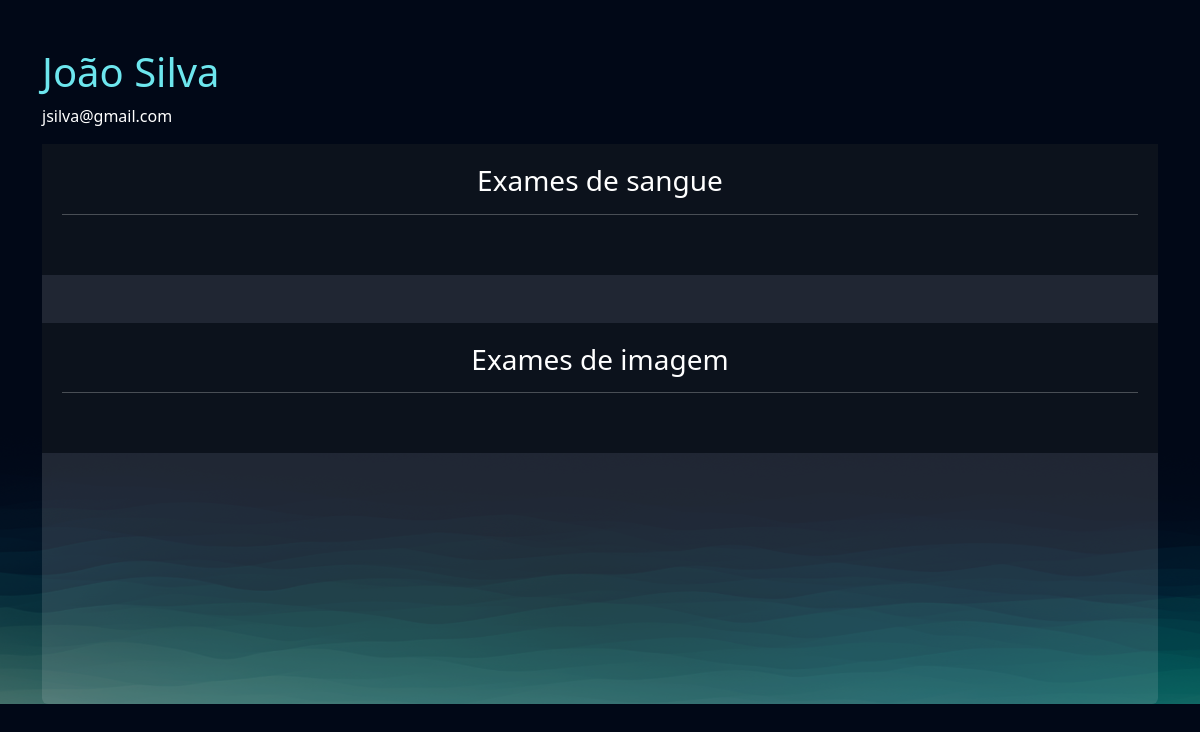
Page /empresarial/cliente/2 (signed in) on the earlier database version.
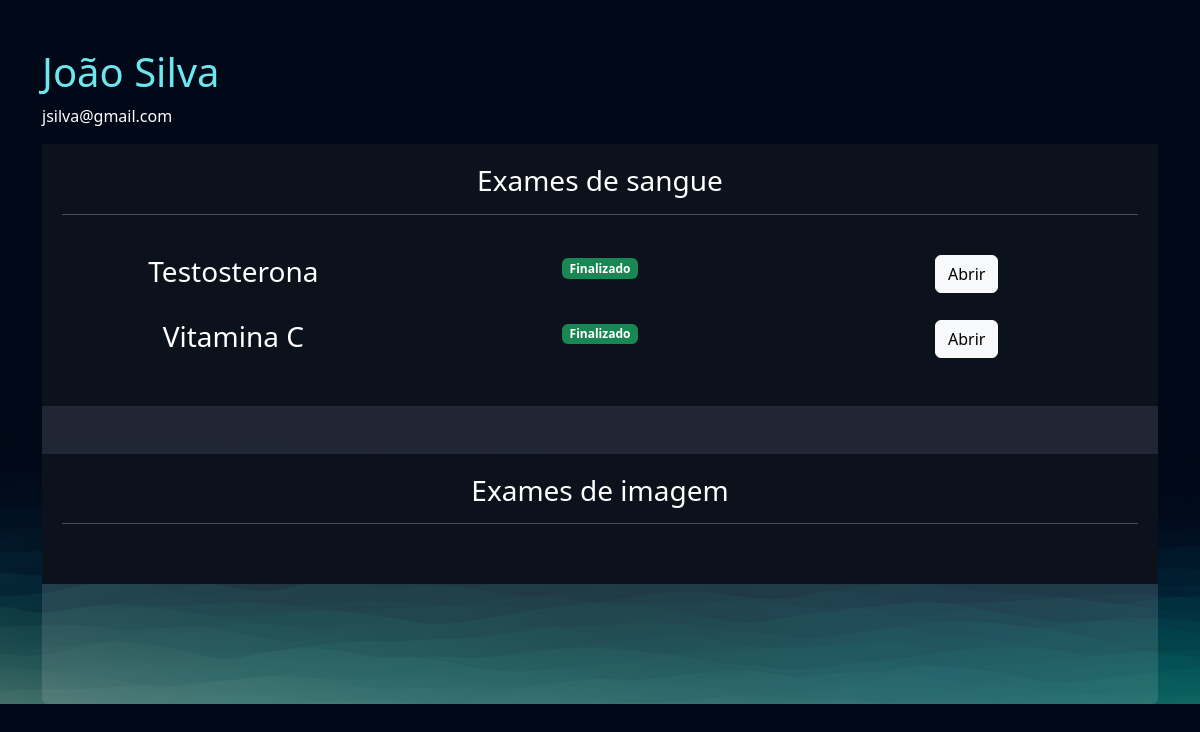
Same page on the later database version.
### exames/models.py (models this page shows, shortened)
class SolicitacaoExame(models.Model):
    choice_status = (
        ('E', 'Em análise'),
        ('F', 'Finalizado')
    )
    usuario = models.ForeignKey(User, on_delete=models.DO_NOTHING)
    exame = models.ForeignKey(TiposExames, on_delete=models.DO_NOTHING)
    status = models.CharField(max_length=2, choices=choice_status)
    resultado = models.FileField(upload_to="resultados", null=True, blank=True)
    requer_senha = models.BooleanField(default=False)
    senha = models.CharField(max_length=16, null=True, blank=True)
    def badge_template(self):
        if self.status == 'E':
            classes = 'bg-warning text-dark'
            texto = "Em analise"
        elif self.status == 'F':
            classes = 'bg-success'
            texto = "Finalizado"
        return mark_safe(f'<span class="badge {classes}">{texto}</span>')

class TiposExames(models.Model):
    tipo_choices = (
        ('I', 'Exame de imagem'),
        ('S', 'Exame de sangue')
    )
    nome = models.CharField(max_length=50)
    tipo = models.CharField(max_length=1, choices=tipo_choices)
    preco = models.FloatField()
    disponivel = models.BooleanField(default=True)
    horario_inicial = models.IntegerField()
    horario_final = models.IntegerField()

### empresarial/views.py (the view)
# urls.py: path("cliente/<int:cliente_id>", views.cliente, name="cliente"),
@staff_member_required
def cliente(request, cliente_id):
    cliente = User.objects.get(id=cliente_id)
    exames = SolicitacaoExame.objects.filter(usuario=cliente)
    return render(request, 'cliente.html', {'cliente': cliente, 'exames': exames})

### empresarial/templates/cliente.html (shortened to what this page needs)
{% extends "bases/base.html" %}
{% load static %}
{% block 'head' %}
    <link href="{% static 'exames/css/css.css' %}" rel="stylesheet">
    <link href="{% static 'exames/css/gerenciar_pedidos.css' %}" rel="stylesheet">
    <link href="{% static 'exames/css/gerenciar_exames.css' %}" rel="stylesheet">
{% endblock 'head' %}
{% block 'conteudo' %}
    <br>
    <br>
    <div class="container">
        <h3 class="font-destaque">{{cliente.get_full_name}}</h3>
        <p>{{cliente.email}}</p>
        <div class="card card-view">
            <div class="sub-card">
                <h3>Exames de sangue</h3>
                <hr>
                <br>
                {% for exame in exames  %}
                    {% if  exame.exame.tipo == 'S'%}
                        <div class="row">
                            <div class="col-md"><h3>{{exame.exame.nome}}</h3></div>
                            <div class="col-md">{{exame.badge_template}}</div>
                            <div class="col-md">
                                <a href="{% url 'exame_cliente' exame.id %}" class="btn btn-light">Abrir</a>
                            </div>
                        </div>
                        <br>
                    {% endif %}
                {% endfor %}
            </div>
            <br>
            <br>
            <div class="sub-card">
                <h3>Exames de imagem</h3>
                <hr>
                <br>
            </div>
        </div>
    </div>
{% endblock 'conteudo' %}

Differences in the rows shown:
added SolicitacaoExame: exame.nome "Testosterona", badge_template "Finalizado"
added SolicitacaoExame: exame.nome "Vitamina C", badge_template "Finalizado"
